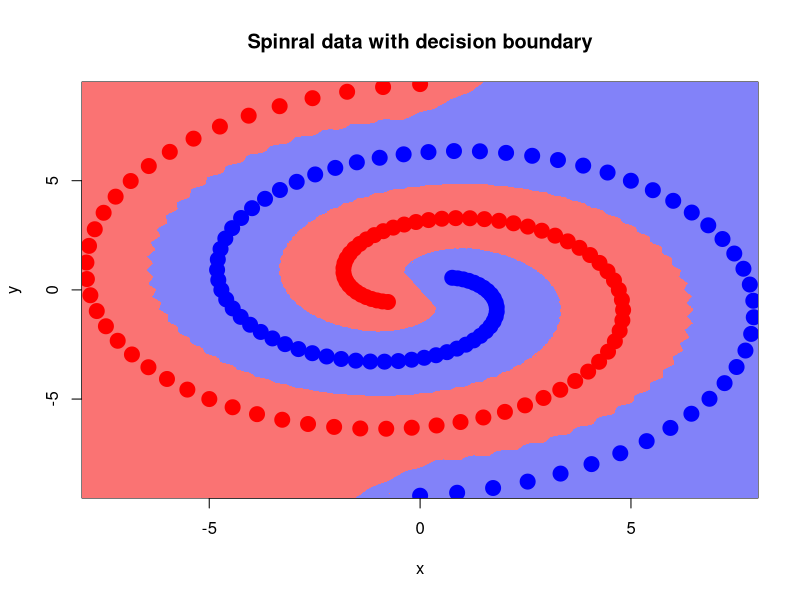

Generate this figure with R:
set.seed(123)
library(class)
data <- read.csv("unit4/data/spiral_labelled.csv")
train_data <- data[, c("x", "y")]
train_labels <- data$cls

# Generate a grid of points in the range of V1 and V2
x_range <- seq(min(train_data$x) - 0.1, max(train_data$x) + 0.1, by = 0.01)
y_range <- seq(min(train_data$y) - 0.1, max(train_data$y) + 0.1, by = 0.01)

k=5

grid_points <- expand.grid(V1 = x_range, V2 = y_range)
gpoint_predicted_labels <- knn(train_data, grid_points, train_labels, k = k)

# Create a matrix
# Convert predictions to numeric values (1 for Red, 2 for Blue)
z_matrix <- matrix(as.numeric(gpoint_predicted_labels), nrow = length(x_range))
# Define colors
colors <- c("#8282f9", "#fa7373")
png("unit4/output/p4_contour_plot.png", width = 800, height = 800)
# Plot decision boundary
image(x_range, y_range, z_matrix, col = colors, add= FALSE, xlab = "x", ylab = "y", main = "Spinral data with decision boundary")
points(train_data, pch = 19, cex = 2, col = ifelse(train_labels == 0, "blue", "red"))
dev.off()